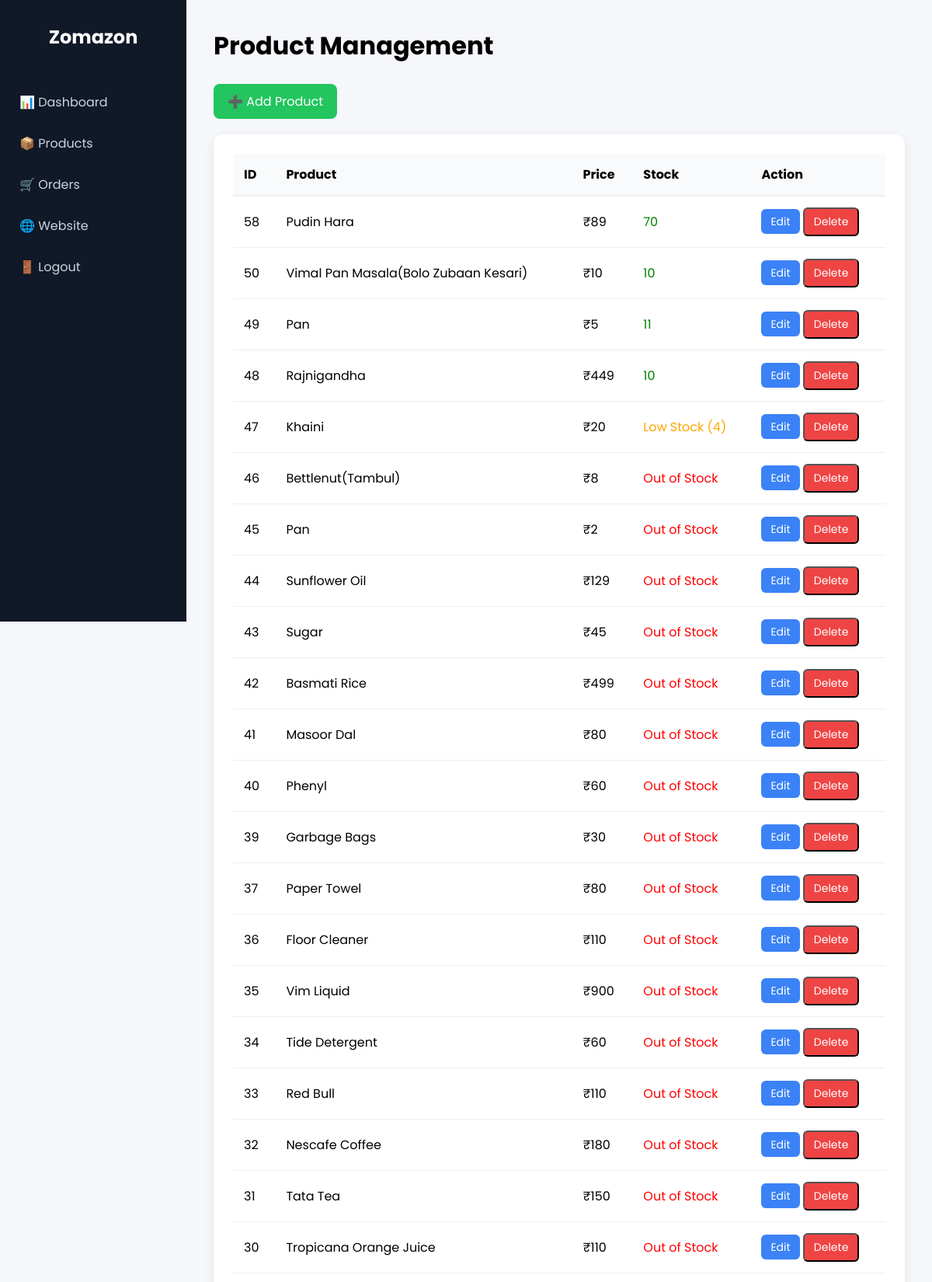
/Admin/products.php (signed in, upper part), run on the app's committed database.
### tables this page shows
CREATE TABLE `products` (
  `id` int(11) NOT NULL,
  `name` varchar(150) NOT NULL,
  `price` int(11) NOT NULL,
  `category` varchar(50) NOT NULL,
  `image` varchar(255) NOT NULL,
  `stock` int(11) DEFAULT 0,
  `shop_id` int(11) DEFAULT NULL,
  `description` text DEFAULT NULL
);

### Admin/products.php (the view, shortened to what this page needs)
<?php
include "../config/db.php";
$result = mysqli_query($conn,"SELECT * FROM products ORDER BY id DESC");
?>
<!DOCTYPE html>
<html>
<head>
</head>
<body>
<div class="sidebar">
<h2>Zomazon</h2>
<a href="dashboard.php">📊 Dashboard</a>
<a href="products.php">📦 Products</a>
<a href="orders.php">🛒 Orders</a>
<a href="../index.php">🌐 Website</a>
<a href="logout.php">🚪 Logout</a>
</div>
<div class="main">
<h1>Product Management</h1>
<a href="add_product.php" class="add-btn">➕ Add Product</a>
<div class="table-box">
<table>
<tr>
<th>ID</th>
<th>Product</th>
<th>Price</th>
<th>Stock</th>
<th>Action</th>
</tr>
<?php while($row=mysqli_fetch_assoc($result)){ ?>
<tr>
<td><?php echo $row['id']; ?></td>
<td><?php echo $row['name']; ?></td>
<td>₹<?php echo $row['price']; ?></td>
<td>
<?php
if($row['stock'] == 0){
echo "<span style='color:red'>Out of Stock</span>";
}
elseif($row['stock'] <= 5){
echo "<span style='color:orange'>Low Stock (".$row['stock'].")</span>";
}
else{
echo "<span style='color:green'>".$row['stock']."</span>";
}
?>
</td>
<td>
<a class="action-btn edit" href="edit_product.php?id=<?php echo $row['id']; ?>">Edit</a>
<form method="POST" style="display:inline;">
<button class="action-btn delete"
onclick="return confirm('Delete this product?');">
Delete
</button>
</form>
</td>
</tr>
<?php } ?>
</table>
</div>
</div>
</body>
</html>

### Admin/products.php (style rules this page uses)
* { margin:0; padding:0; box-sizing:border-box; font-family:'Poppins',sans-serif; }
body { background:#f5f7fb; }
.sidebar { width:240px; height:100vh; background:#111827; color:white; position:fixed; padding-top:30px; }
.sidebar h2 { text-align:center; margin-bottom:40px; }
.sidebar a { display:block; padding:14px 25px; color:#cbd5e1; text-decoration:none; transition:0.3s; }
.main { margin-left:240px; padding:35px; }
.main h1 { margin-bottom:25px; }
.add-btn { background:#22c55e; color:white; padding:10px 18px; border-radius:8px; text-decoration:none; margin-bottom:20px; display:inline-block; }
.table-box { background:white; padding:25px; border-radius:12px; box-shadow:0 5px 15px rgba(0,0,0,0.08); }
table { width:100%; border-collapse:collapse; }
table th { text-align:left; padding:14px; background:#f9fafb; border-bottom:2px solid #eee; }
table td { padding:14px; border-bottom:1px solid #eee; }
.action-btn { padding:6px 12px; border-radius:6px; text-decoration:none; font-size:14px; color:white; }
.edit { background:#3b82f6; }
.delete { background:#ef4444; }

### data on the page
products: id "58", name "Pudin Hara", price "89", stock "70"
products: id "50", name "Vimal Pan Masala(Bolo Zubaan Kesari)", price "10", stock "10"
products: id "49", name "Pan", price "5", stock "11"
products: id "48", name "Rajnigandha", price "449", stock "10"
products: id "47", name "Khaini", price "20", stock "4"
products: id "46", name "Bettlenut(Tambul)", price "8", stock "Out of Stock"
products: id "45", name "Pan", price "2", stock "Out of Stock"
products: id "44", name "Sunflower Oil", price "129", stock "Out of Stock"
products: id "43", name "Sugar", price "45", stock "Out of Stock"
products: id "42", name "Basmati Rice", price "499", stock "Out of Stock"
products: id "41", name "Masoor Dal", price "80", stock "Out of Stock"
products: id "40", name "Phenyl", price "60", stock "Out of Stock"
products: id "39", name "Garbage Bags", price "30", stock "Out of Stock"
products: id "37", name "Paper Towel", price "80", stock "Out of Stock"
products: id "36", name "Floor Cleaner", price "110", stock "Out of Stock"
products: id "35", name "Vim Liquid", price "900", stock "Out of Stock"
products: id "34", name "Tide Detergent", price "60", stock "Out of Stock"
products: id "33", name "Red Bull", price "110", stock "Out of Stock"
products: id "32", name "Nescafe Coffee", price "180", stock "Out of Stock"
products: id "31", name "Tata Tea", price "150", stock "Out of Stock"
products: id "30", name "Tropicana Orange Juice", price "110", stock "Out of Stock"
